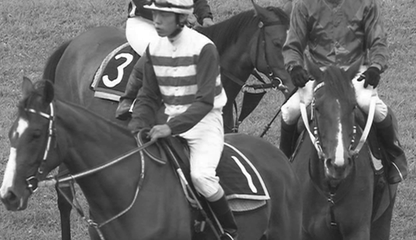
#> input picture code/RaceHorses_416x240_frame001.png, 416 x 240 px
$ python cau3_luong_tu_hoa.py
#> lines starting #> are read from the running program, lines starting #| are printed output that depends on the picture
### code/jpeg_support.py
"""Code cho sẵn trong đề: mã hóa và giải mã mô phỏng JPEG ảnh xám.
Sinh viên tự viết split_blocks, dct_blocks và quantize trong bài làm.
"""
from collections import Counter
import heapq
import numpy as np
import cv2

# Tọa độ zigzag dùng chung cho mã hóa và giải mã.
ZIGZAG = []
for diagonal in range(15):
    positions = [(row, diagonal-row) for row in range(8) if 0 <= diagonal-row < 8]
    ZIGZAG.extend(positions[::-1] if diagonal % 2 == 0 else positions)
EOB = "EOB"


def zigzag(block):
    return [int(block[row, col]) for row, col in ZIGZAG]


def inverse_zigzag(values):
    if len(values) != 64:
        raise ValueError("Một khối phải có 64 hệ số.")
    block = np.zeros((8, 8), dtype=np.int32)
    for (row, col), value in zip(ZIGZAG, values):
        block[row, col] = value
    return block


def rle_encode(values):
    tokens, run = [], 0
    for value in values:
        if value == 0:
            run += 1
        else:
            tokens.append((run, int(value)))
            run = 0
    return tokens + [EOB]


def rle_decode(tokens):
    values = []
    for token in tokens:
        if token == EOB:
            return values + [0] * (64 - len(values))
        run, value = token
        if run < 0 or value == 0 or len(values) + run + 1 > 64:
            raise ValueError("Token RLE không hợp lệ.")
        values.extend([0] * run)
        values.append(value)
    raise ValueError("Thiếu EOB.")


def build_huffman_table(tokens):
    # Số thứ tự giúp heap không phải so sánh các loại token với nhau.
    heap = [(count, order, token)
            for order, (token, count) in enumerate(Counter(tokens).items())]
    heapq.heapify(heap)
    order = len(heap)
    while len(heap) > 1:
        count_a, _, left = heapq.heappop(heap)
        count_b, _, right = heapq.heappop(heap)
        heapq.heappush(heap, (count_a + count_b, order, [left, right]))
        order += 1
    table = {}

    def visit(node, prefix):
        if isinstance(node, list):
            visit(node[0], prefix + "0")
            visit(node[1], prefix + "1")
        else:
            table[node] = prefix or "0"

    visit(heap[0][2], "")
    return table


def huffman_encode(tokens, table):
    return "".join(table[token] for token in tokens)


def huffman_decode(bits, table):
    reverse_table = {bits: token for token, bits in table.items()}
    tokens, prefix = [], ""
    for bit in bits:
        prefix += bit
        if prefix in reverse_table:
            tokens.append(reverse_table[prefix])
            prefix = ""
    if prefix:
        raise ValueError("Chuỗi bit kết thúc giữa một mã Huffman.")
    return tokens


def encode(quantized):
    """Các khối nguyên (N, 8, 8) -> chuỗi bit và bảng Huffman."""
    tokens = [t for block in quantized for t in rle_encode(zigzag(block))]
    codes = build_huffman_table(tokens)
    return huffman_encode(tokens, codes), codes


def decode_quantized(bits, codes, padded_shape):
    """Giải mã để lấy lại chính xác các hệ số nguyên đã lượng tử hóa."""
    tokens = huffman_decode(bits, codes)
    blocks, current = [], []
    for token in tokens:
        current.append(token)
        if token == EOB:
            values = rle_decode(current)
            blocks.append(inverse_zigzag(values))
            current = []
    expected = (padded_shape[0] // 8) * (padded_shape[1] // 8)
    if current or len(blocks) != expected:
        raise ValueError("Số khối giải mã không hợp lệ.")
    return np.array(blocks, dtype=np.int32)


def decode(bits, codes, Q, original_shape, padded_shape):
    """Giải mã, giải lượng tử, IDCT, ghép khối và cắt phần đệm."""
    quantized = decode_quantized(bits, codes, padded_shape)
    blocks = [cv2.idct(b.astype(np.float32) * Q) + 128.0 for b in quantized]
    padded = np.empty(padded_shape, dtype=np.float32)
    index = 0
    for y in range(0, padded_shape[0], 8):
        for x in range(0, padded_shape[1], 8):
            padded[y:y+8, x:x+8] = blocks[index]
            index += 1
    height, width = original_shape
    restored = padded[:height, :width]
    return np.clip(np.rint(restored), 0, 255).astype(np.uint8)

### code/cau1_chia_khoi.py
"""Câu 1: chia ảnh xám thành các khối 8 x 8, đệm bằng giá trị biên."""
from pathlib import Path
import argparse

import cv2
import matplotlib.pyplot as plt
import numpy as np


def split_blocks(image):
    """Trả về blocks (N, 8, 8), original_shape, padded_shape theo thứ tự hàng."""
    image = np.asarray(image)
    if image.ndim != 2 or image.size == 0:
        raise ValueError("Ảnh phải là ma trận xám hai chiều, không rỗng.")
    height, width = image.shape
    padded = np.pad(image, ((0, (-height) % 8), (0, (-width) % 8)), mode="edge")
    ph, pw = padded.shape
    blocks = padded.reshape(ph // 8, 8, pw // 8, 8).transpose(0, 2, 1, 3)
    return blocks.reshape(-1, 8, 8).copy(), (height, width), (ph, pw)


def read_image(path):
    """Đọc được cả đường dẫn chứa ký tự tiếng Việt trên Windows."""
    path = Path(path)
    if not path.is_file():
        raise FileNotFoundError(f"Không tìm thấy ảnh: {path}. Hãy truyền đường dẫn ảnh vào lệnh chạy.")
    image = cv2.imdecode(np.fromfile(path, dtype=np.uint8), cv2.IMREAD_GRAYSCALE)
#> image is the input picture: shape (240, 416); min 21, max 255, mean 105.7
    if image is None:
        raise ValueError(f"Không đọc được ảnh: {path}")
    return image


def arguments(description, folder):
    parser = argparse.ArgumentParser(description=description)
    parser.add_argument("image", nargs="?", type=Path,
                        default=Path(__file__).parent / "RaceHorses_416x240_frame001.png")
    parser.add_argument("--output", type=Path,
                        default=Path(__file__).parent / "ket_qua" / folder)
    parser.add_argument("--no-show", action="store_true", help="Chỉ lưu hình, không mở cửa sổ.")
    args = parser.parse_args()
    args.output.mkdir(parents=True, exist_ok=True)
    return args


# [35 lines left out: functions draw_grid, main, not called in this run]


# [2 lines that do not run on import are left out]

### code/cau2_dct.py
"""Câu 2: dịch mức -128 và biến đổi DCT cho từng khối 8 x 8."""
import cv2
import matplotlib.pyplot as plt
import numpy as np

from cau1_chia_khoi import arguments, read_image, split_blocks


def dct_blocks(blocks):
    """Trả về hệ số float32 (N, 8, 8); mỗi khối được trừ 128 trước DCT."""
    blocks = np.asarray(blocks)
    if blocks.ndim != 3 or blocks.shape[1:] != (8, 8) or len(blocks) == 0:
        raise ValueError("blocks phải có kích thước (N, 8, 8), N > 0.")
    coefficients = np.empty(blocks.shape, dtype=np.float32)
    for index, block in enumerate(blocks):
        coefficients[index] = cv2.dct(block.astype(np.float32) - 128.0)
    return coefficients


# [28 lines left out: function main, not called in this run]


# [2 lines that do not run on import are left out]

### code/cau3_luong_tu_hoa.py
"""Câu 3: lượng tử hóa và thử nén, giải mã ở ba mức 0.5, 1.0, 3.0."""
import csv

import cv2
import matplotlib.pyplot as plt
import numpy as np

from cau1_chia_khoi import arguments, read_image, split_blocks
from cau2_dct import dct_blocks
from jpeg_support import encode, decode


def quantize(coefficients, quant_scale):
    """Tạo Q theo đề, trả về hệ số nguyên và bảng Q float32."""
    if not np.isscalar(quant_scale) or not np.isfinite(quant_scale) or quant_scale <= 0:
        raise ValueError("quant_scale phải là số hữu hạn > 0.")
    coefficients = np.asarray(coefficients)
    if coefficients.ndim != 3 or coefficients.shape[1:] != (8, 8) or len(coefficients) == 0:
        raise ValueError("coefficients phải có kích thước (N, 8, 8), N > 0.")
    u, v = np.indices((8, 8))
    Q0 = 8 + 4 * (u + v)
    Q = np.maximum(1, np.rint(Q0 * quant_scale)).astype(np.float32)
    quantized = np.rint(coefficients / Q).astype(np.int32)
    return quantized, Q


def save_image(path, image):
    success, data = cv2.imencode(".png", image)
    if not success:
        raise RuntimeError(f"Không mã hóa được ảnh: {path}")
    data.tofile(path)


def run_experiment(image, output, prefix):
#> called with prefix = 'anh_day_du'
    blocks, original_shape, padded_shape = split_blocks(image)
#> original_shape = (240, 416); padded_shape = (240, 416)
    coefficients = dct_blocks(blocks)
    print(f"\n{prefix}: ảnh gốc {original_shape}, sau đệm {padded_shape}, {len(blocks)} khối")
#| anh_day_du: ảnh gốc (240, 416), sau đệm (240, 416), 1560 khối
    print("Scale | MSE | Số bit dữ liệu | Tỉ lệ hệ số 0")
    fig, axes = plt.subplots(1, 4, figsize=(16, 4))
    axes[0].imshow(image, cmap="gray", vmin=0, vmax=255)
    axes[0].set_title("Ảnh gốc")
    save_image(output / f"{prefix}_goc.png", image)
    rows = []
    for i, scale in enumerate([0.5, 1.0, 3.0], start=1):
        quantized, Q = quantize(coefficients, scale)
        bits, codes = encode(quantized)
        restored = decode(bits, codes, Q, original_shape, padded_shape)
        assert restored.shape == image.shape
        assert restored.dtype == np.uint8
        error = image.astype(np.float32) - restored.astype(np.float32)
        mse = float(np.mean(error ** 2))
        zero_ratio = float(np.mean(quantized == 0))
        print(f"{scale:.1f} | {mse:.2f} | {len(bits)} | {zero_ratio:.1%}")
        rows.append([scale, mse, len(bits), zero_ratio])
        if scale == 1.0:
            print("Bảng Q tại scale = 1.0:\n", Q)
            print("Khối mẫu sau lượng tử hóa:\n", quantized[0])
            np.savetxt(output / f"{prefix}_Q.txt", Q, fmt="%.0f")
            np.savetxt(output / f"{prefix}_khoi_luong_tu.txt", quantized[0], fmt="%d")
        save_image(output / f"{prefix}_scale_{scale:.1f}.png", restored)
        axes[i].imshow(restored, cmap="gray", vmin=0, vmax=255)
        axes[i].set_title(f"Scale {scale} — MSE {mse:.2f}")
#> this loop made 3 passes
#> (mse, zero_ratio) on passes 1 to 3: (12.34, 0.708), (30.47, 0.811), (97.46, 0.919)
#> (printed output is left out)
#> pass 1, in decode, `restored = padded[:height, :width]`:
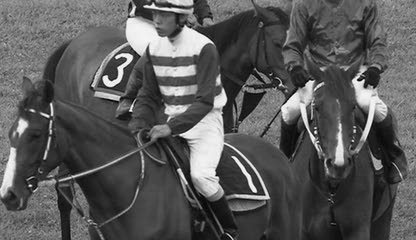
#> restored: shape (240, 416) float32; min 18.43, max 266.8, mean 105.7; drawn with min black and max white
#> pass 1, in run_experiment, `error = image.astype(np.float32) - restored.astype(np.float32)`:
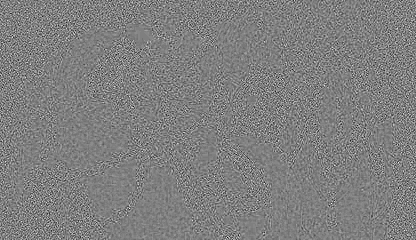
#> error: shape (240, 416) float32; min -19, max 19, mean 0.00403; drawn with min black and max white
#> after the loop, rows = [[0.5, 12.34, 166471, 0.708], [1, 30.47, 108113, 0.811], [3, 97.46, 47347, 0.919]]
    for ax in axes:
        ax.axis("off")
    fig.tight_layout()
    fig.savefig(output / f"{prefix}_so_sanh.png", dpi=180)
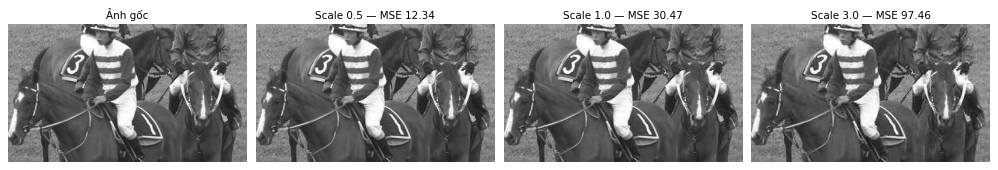
#> figure drawn by matplotlib, 4 panels
    with (output / f"{prefix}_ket_qua.csv").open("w", newline="", encoding="utf-8-sig") as stream:
        writer = csv.writer(stream)
        writer.writerow(["quant_scale", "MSE", "so_bit_du_lieu", "ti_le_he_so_0"])
        writer.writerows(rows)
    return fig


def main():
    args = arguments(__doc__, "cau3")
    image = read_image(args.image)
    if image.shape[0] < 13 or image.shape[1] < 19:
        raise ValueError("Cần ảnh ít nhất 13 × 19 để kiểm tra ảnh cắt theo đề.")
    figures = [run_experiment(image, args.output, "anh_day_du"),
               run_experiment(image[:13, :19], args.output, "anh_cat_13x19")]
#> call 2 of run_experiment, with image = array of shape (13, 19), prefix = 'anh_cat_13x19'
#> in run_experiment (call 2), `blocks, original_shape, padded_shape = split_blocks(image)`: original_shape = (13, 19); padded_shape = (16, 24)
#> the loop in dct_blocks (call 2), `for index, block in enumerate(blocks):` made 6 passes
#| anh_cat_13x19: ảnh gốc (13, 19), sau đệm (16, 24), 6 khối
#> the loop in run_experiment (call 2), `for i, scale in enumerate([0.5, 1.0, 3.0], start=1):` made 3 passes
#> (mse, zero_ratio) on passes 1 to 3: (16.04, 0.74), (37.44, 0.862), (77.62, 0.964)
#> (printed output is left out)
#> after the loop in run_experiment (call 2), `for i, scale in enumerate([0.5, 1.0, 3.0], start=1):`: rows = [[0.5, 16.04, 480, 0.74], [1, 37.44, 245, 0.862], [3, 77.62, 63, 0.964]]
#> in run_experiment (call 2), `fig.savefig(output / f"{prefix}_so_sanh.png", dpi=180)`:
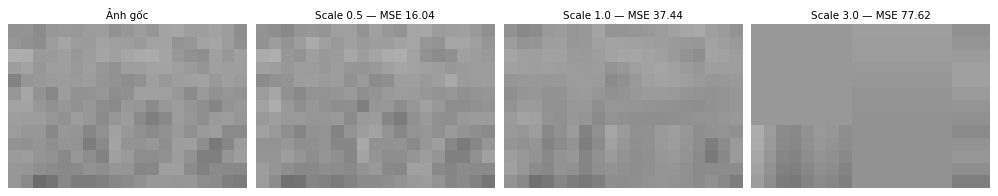
#> figure drawn by matplotlib, 4 panels
    remarks = (
        "Khi tăng quant_scale, bước lượng tử lớn hơn, các hệ số AC nhỏ thường trở thành 0.\n"
        "Ảnh dựng lại thường mất chi tiết hơn, MSE tăng và số bit dữ liệu giảm; "
        "hãy đối chiếu xu hướng với bảng kết quả thực tế, không coi là quy luật tuyệt đối.\n"
        "Lượng tử hóa là bước chủ yếu làm mất thông tin: phép làm tròn hệ số/Q không đảo ngược được.\n"
        "DCT/IDCT có sai số số học; làm tròn và giới hạn điểm ảnh khi xuất ảnh cũng có thể thêm sai số.\n"
        "Zigzag, RLE và Huffman bảo toàn các hệ số nguyên đã lượng tử hóa.\n"
        "Số bit chỉ tính chuỗi Huffman, chưa gồm bảng mã, Q và metadata; không phải dung lượng JPEG chuẩn.\n"
        "Ảnh giải mã được cắt bỏ phần đệm và kiểm tra có cùng kích thước, kiểu uint8 như ảnh đầu vào.\n"
    )
    print("\n" + remarks)
    (args.output / "nhan_xet.txt").write_text(remarks, encoding="utf-8")
    if not args.no_show:
        plt.show()
    for fig in figures:
        plt.close(fig)
#> this loop made 2 passes


if __name__ == "__main__":
    main()
